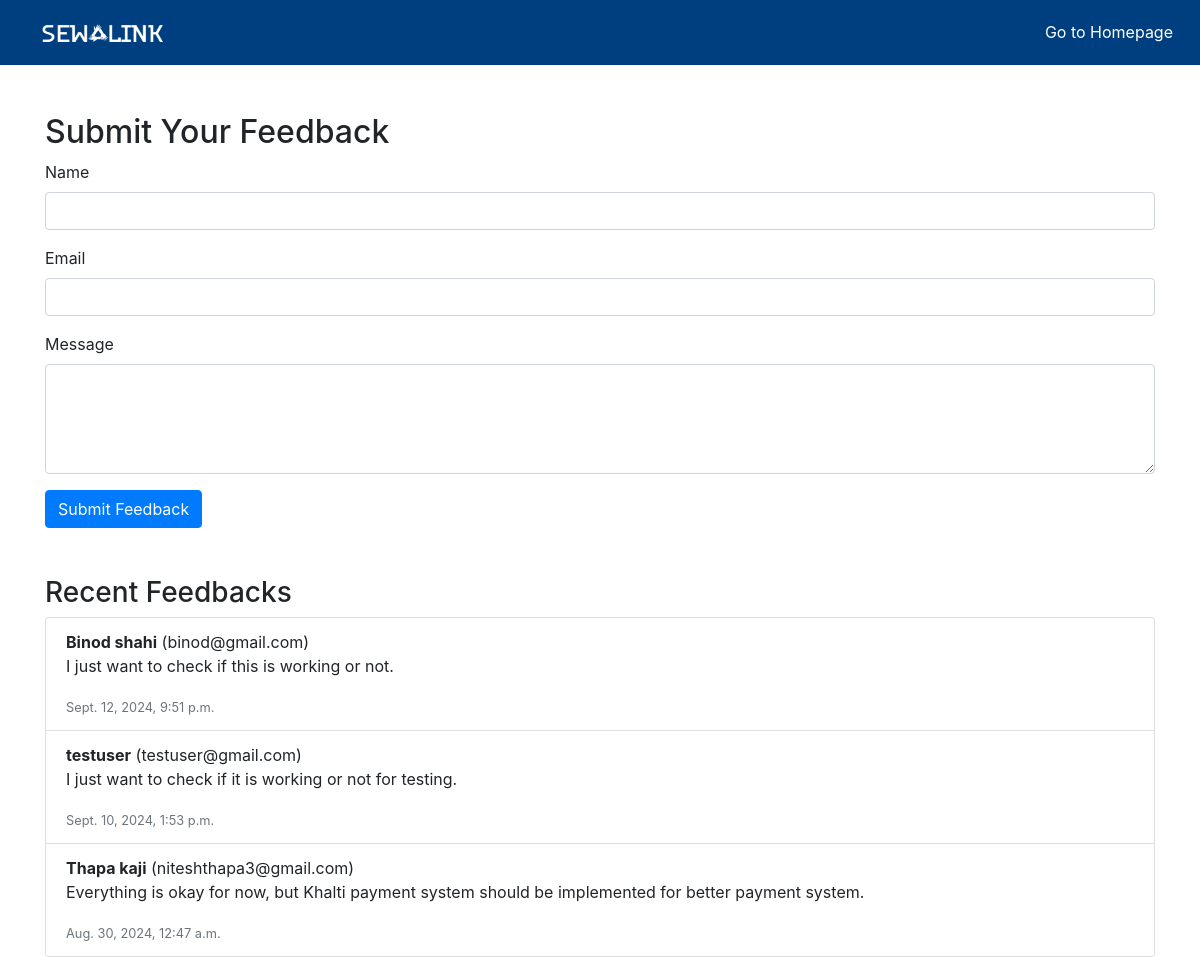
The page /feedback/ on the database its author committed.
### donor_management/models.py (models this page shows, shortened)
class Feedback(models.Model):
    name = models.CharField(max_length=100)
    email = models.EmailField()
    message = models.TextField()
    created_at = models.DateTimeField(auto_now_add=True)

### Charity_Project/views.py (the view)
# urls.py: path('feedback/', feedback_page, name='feedback_page'),
def feedback_page(request):
    if request.method == 'POST':
        name = request.POST.get('name')
        email = request.POST.get('email')
        message = request.POST.get('message')
        Feedback.objects.create(name=name, email=email, message=message)
        return redirect('feedback_page')  # Redirect to the same page after submitting feedback
    recent_feedbacks = Feedback.objects.all().order_by('-created_at')[:10]
    context = {
        'recent_feedbacks': recent_feedbacks
    }
    return render(request, 'feedback_page.html', context)

### Charity_Project/templates/feedback_page.html (shortened to what this page needs)
<!DOCTYPE html>
<html lang="en">
<head>
    <link rel="stylesheet" href="https://stackpath.bootstrapcdn.com/bootstrap/4.5.2/css/bootstrap.min.css">
</head>
<body>
 <header>
  {% include 'navbar.html' %}
 </header>
<div class="container mt-5">
    <h2>Submit Your Feedback</h2>
    <form method="post">
        <div class="form-group">
            <label for="name">Name</label>
            <input type="text" class="form-control" id="name" name="name" required>
        </div>
        <div class="form-group">
            <label for="email">Email</label>
            <input type="email" class="form-control" id="email" name="email" required>
        </div>
        <div class="form-group">
            <label for="message">Message</label>
            <textarea class="form-control" id="message" name="message" rows="4" required></textarea>
        </div>
        <button type="submit" class="btn btn-primary">Submit Feedback</button>
    </form>
    <h3 class="mt-5">Recent Feedbacks</h3>
    <ul class="list-group">
        {% for feedback in recent_feedbacks %}
            <li class="list-group-item">
                <strong>{{ feedback.name }}</strong> ({{ feedback.email }})<br>
                <p>{{ feedback.message }}</p>
                <small class="text-muted">{{ feedback.created_at }}</small>
            </li>
        {% endfor %}
    </ul>
</div>
</body>
</html>

### Charity_Project/templates/navbar.html (style rules this page uses)
* { margin: 0; padding: 0; box-sizing: border-box; }

### rows shown on the page
Feedback: name "Binod shahi", email "binod@gmail.com", message "I just want to check if this is working or not.", created_at "Sept. 12, 2024, 9:51 p.m."
Feedback: name "testuser", email "testuser@gmail.com", message "I just want to check if it is working or not for testing.", created_at "Sept. 10, 2024, 1:53 p.m."
Feedback: name "Thapa kaji", email "niteshthapa3@gmail.com", message "Everything is okay for now, but Khalti payment system should be implemented for better payment system.", created_at "Aug. 30, 2024, 12:47 a.m."
